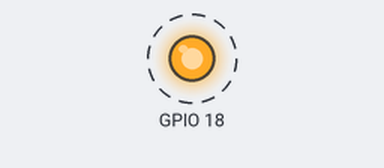
Simulated run of this program. Board: Raspberry Pi (BCM pin numbers). On the bench: output pins drawn as LEDs (lit = HIGH). Dashed ring = blinking. What the program prints to the terminal is not drawn.

Above: at 0.5 s.
Timing chart, 0 to 4.6 s (numbered marks = the images above):
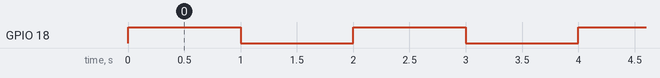

The program:

4.LED_blink.py
```python
import RPi.GPIO as GPIO       #import Raspberry Pi GPIO library
import time
GPIO.setwarnings(False)        #Ignore warning for now
GPIO.setmode(GPIO.BCM)   #Use physical pin numbering
GPIO.setup(18, GPIO.OUT)  #Set  pin 18 to be an  output pin
try:                                           #run this code
        while True:                              #Run forever
                GPIO.output(18, GPIO.HIGH)     # Turn  on
                time.sleep(1)               #Sleep for 1 second
                print("led on")
                GPIO.output(18, GPIO.LOW)     # Turn  off
                time.sleep(1)                  #Sleep for 1 second
                print("led off")
except:
        GPIO.cleanup()       #Before leaving the try statement
```

Measured:
- by itself, GPIO 18: alternates HIGH for 1.0 s and LOW for 1.0 s
